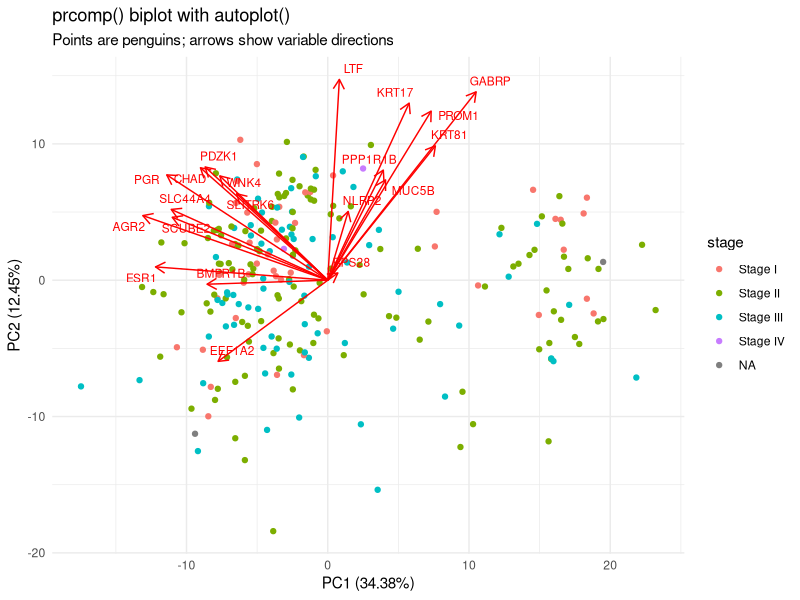
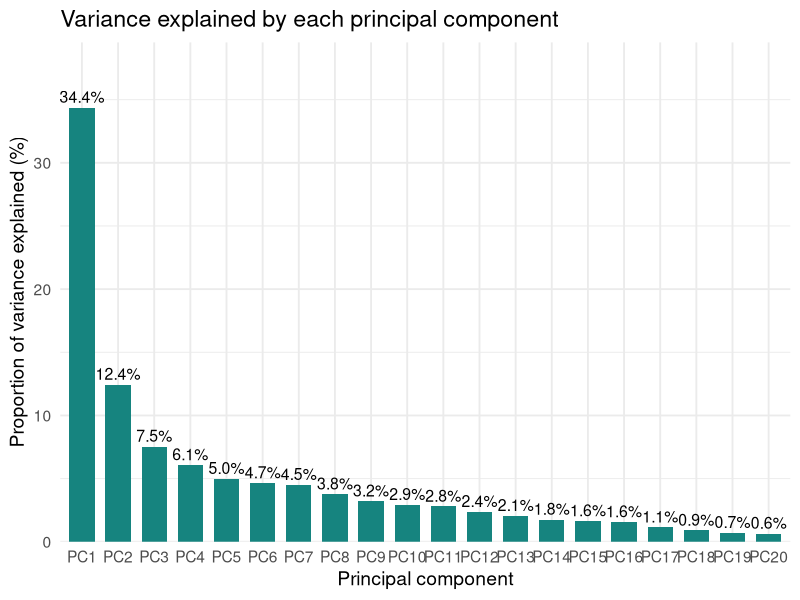
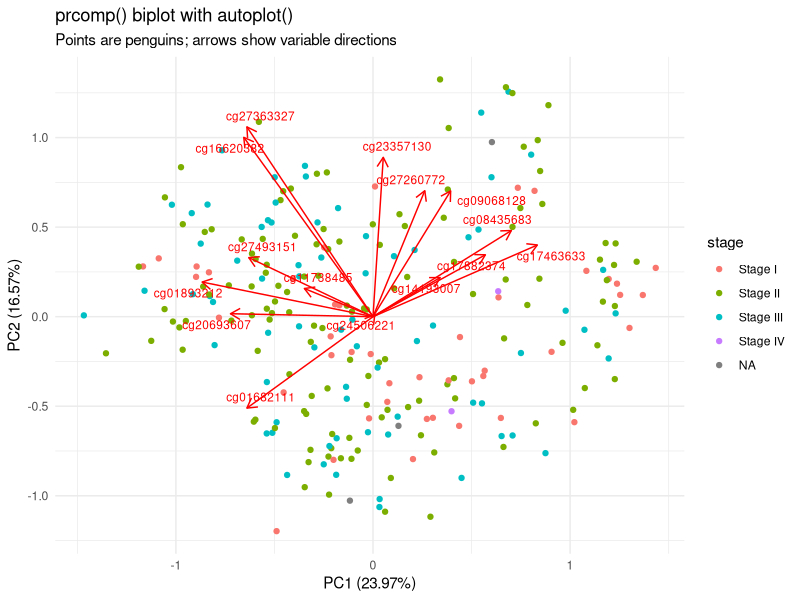
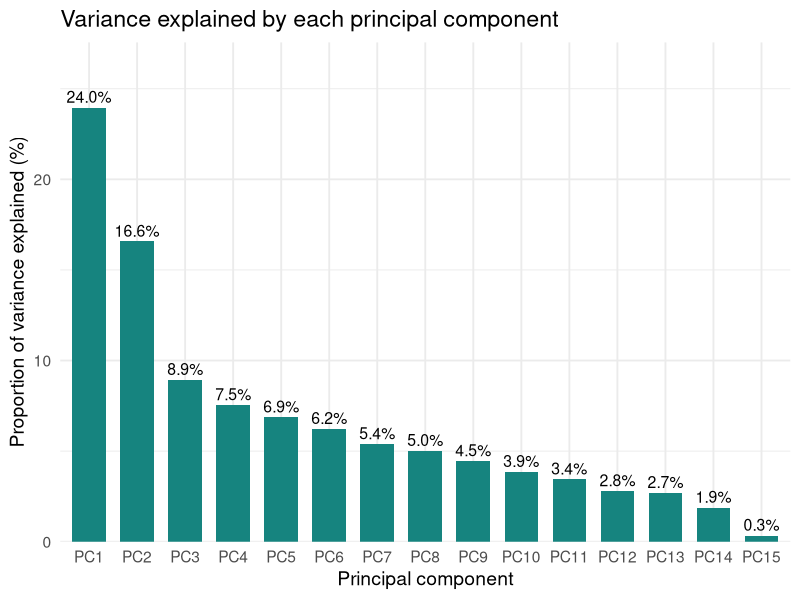

The R source for these figures, in order:
## ---- chunk 1
knitr::opts_chunk$set(echo=TRUE)
## ---- chunk 2
library(ggplot2)
library(ggfortify)
library(dplyr)
## ---- chunk 3
clinical <- read.csv("data/tcga_brca_clinical.csv")
names(clinical)[names(clinical)=="stage"] <- "stg"

sum(is.na(clinical$stg)) #count NA stage

clinical$stage[clinical$stg %in% c("stage ia", "stage ib", "stage i")] <- "Stage I"
clinical$stage[clinical$stg %in% c("stage iia", "stage iib", "stage ii")] <- "Stage II"
clinical$stage[clinical$stg %in% c("stage iiia", "stage iiib", "stage iiic")] <- "Stage III"
clinical$stage[clinical$stg =="stage iv"] <- "Stage IV"
# Stage X refers to cases that are undetermined -- missing ones treat as NA

sum(is.na(clinical$stage))
table(clinical$stage)

expression <- read.csv("data/tcga_brca_expression.csv")
genes <- names(expression)[names(expression) != "patient_id"]
methylation <- read.csv("data/tcga_brca_methylation.csv")
met_sites <- names(methylation)[names(methylation) != "patient_id"]
df_exp <- na.omit(merge(clinical[,c("patient_id", "stage")], expression, by="patient_id"))
df_met <- na.omit(merge(clinical[,c("patient_id", "stage")], methylation, by="patient_id"))
## ---- chunk 4
summary(df_exp)
summary(df_met)
## ---- chunk 5
pca_biplot <- function(pca, ref){

  plot_data <- data.frame(
    stage=factor(
      clinical$stage[match(ref$patient_id, clinical$patient_id)]
    )
  )
  
  autoplot(
    pca, 
    data=plot_data, 
    colour="stage", 
    scale = 0,
    loadings = TRUE,
    loadings.label = TRUE,
    loadings.label.size = 3,
    loadings.label.repel = TRUE
  ) +
    labs(
      title = "prcomp() biplot with autoplot()",
      subtitle = "Points are penguins; arrows show variable directions"
    ) +
    theme_minimal(base_size = 11)
}

pca_screeplot <- function(pca, ref, center=TRUE){
  
  pc_names <- colnames(pca$rotation)
  variance <- pca$sdev^2
  
  plot_variance <- data.frame(
    PC = factor(pc_names, levels = pc_names),
    VE = 100 * variance / sum(variance)
  )
  
  ggplot(plot_variance, aes(PC, VE)) +
  geom_col(fill = "#16847f", width = 0.7) +
  geom_text(aes(label = sprintf("%.1f%%", VE)), vjust = -0.4, size = 4) +
  scale_y_continuous(
    limits = c(0, max(plot_variance$VE) * 1.15),
    expand = c(0, 0)
  ) +
  labs(
    title = "Variance explained by each principal component",
    x = "Principal component",
    y = "Proportion of variance explained (%)"
  ) +
  theme_minimal(base_size = 14)
}
## ---- chunk 6
pca_exp <- prcomp(as.matrix(expression[,names(expression)!="patient_id"]),
                  center=TRUE, scale.=FALSE)

pca_biplot(pca_exp, ref=expression)
pca_screeplot(pca_exp, ref=expression)
## ---- chunk 7
pca_met <- prcomp(as.matrix(methylation[,names(methylation)!="patient_id"]),
                  center=TRUE, scale.=FALSE)

pca_biplot(pca_met, ref=methylation)
pca_screeplot(pca_met, ref=methylation)
